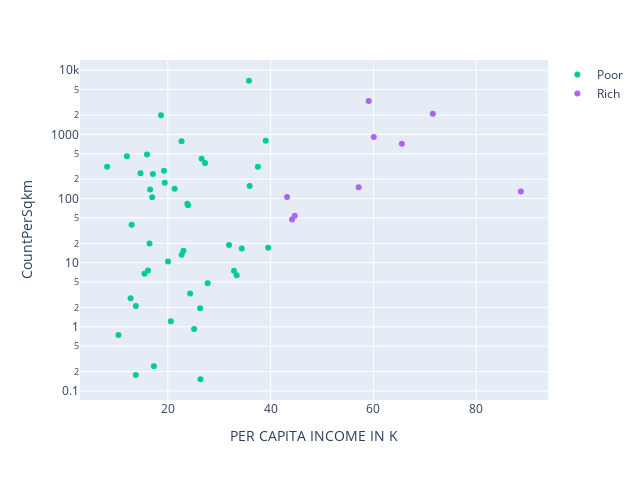

Notebook code for this chart:
### Code cell
required_cols = ["CountPerSqkm","PER CAPITA INCOME IN K","PovertyFlag"]

vis_df = final_df[required_cols]
fig = px.scatter(vis_df,x='PER CAPITA INCOME IN K',y='CountPerSqkm',color='PovertyFlag',color_discrete_map = {0:'#636EFA',1: '#FFA15A'})
fig.update_layout(width=640,height=480,legend_title_text=None,yaxis_type="log")
fig.show()

### Figure 1 — Plotly figure (JSON) as saved in the notebook; plotly's stock layout.template omitted (floating-point values rounded to 4 significant figures)
{"data": [{"hovertemplate": "PovertyFlag=Poor<br>PER CAPITA INCOME IN K=%{x}<br>CountPerSqkm=%{y}<extra></extra>", "legendgroup": "Poor", "marker": {"color": "#00cc96", "symbol": "circle"}, "mode": "markers", "name": "Poor", "orientation": "v", "showlegend": true, "type": "scatter", "x": [23.94, 23.04, 35.79, 37.52, 32.88, 27.75, 26.58, 21.32, 24.34, 27.25, 26.28, 15.46, 20.04, 31.91, 13.78, 15.96, 12.96, 12.03, 10.4, 16.44, 16.15, 23.79, 19.25, 35.91, 13.79, 39.06, 18.67, 19.4, 20.59, 14.69, 17.1, 16.56, 8.201, 22.68, 26.35, 16.95, 22.69, 12.77, 25.11, 17.29, 39.52, 34.38, 33.38], "xaxis": "x", "y": [78.32, 15.39, 6864.0, 312.5, 7.456, 4.765, 418.3, 142.3, 3.293, 358.9, 1.953, 6.712, 10.44, 18.92, 0.1779, 485.5, 39.17, 457.4, 0.7463, 19.91, 7.525, 82.68, 271.9, 156.6, 2.116, 798.3, 1996.0, 176.4, 1.219, 247.5, 241.4, 138.2, 311.9, 781.5, 0.1521, 105.1, 13.32, 2.796, 0.9248, 0.2422, 17.08, 16.66, 6.378], "yaxis": "y"}, {"hovertemplate": "PovertyFlag=Rich<br>PER CAPITA INCOME IN K=%{x}<br>CountPerSqkm=%{y}<extra></extra>", "legendgroup": "Rich", "marker": {"color": "#ab63fa", "symbol": "circle"}, "mode": "markers", "name": "Rich", "orientation": "v", "showlegend": true, "type": "scatter", "x": [57.12, 60.06, 71.55, 88.67, 44.16, 43.2, 44.69, 65.53, 59.08], "xaxis": "x", "y": [149.3, 909.8, 2098.0, 128.5, 46.93, 105.8, 53.81, 716.3, 3322.0], "yaxis": "y"}], "layout": {"height": 480, "legend": {"title": {}, "tracegroupgap": 0}, "margin": {"t": 60}, "width": 640, "xaxis": {"anchor": "y", "domain": [0, 1], "title": {"text": "PER CAPITA INCOME IN K"}}, "yaxis": {"anchor": "x", "domain": [0, 1], "title": {"text": "CountPerSqkm"}, "type": "log"}}}
